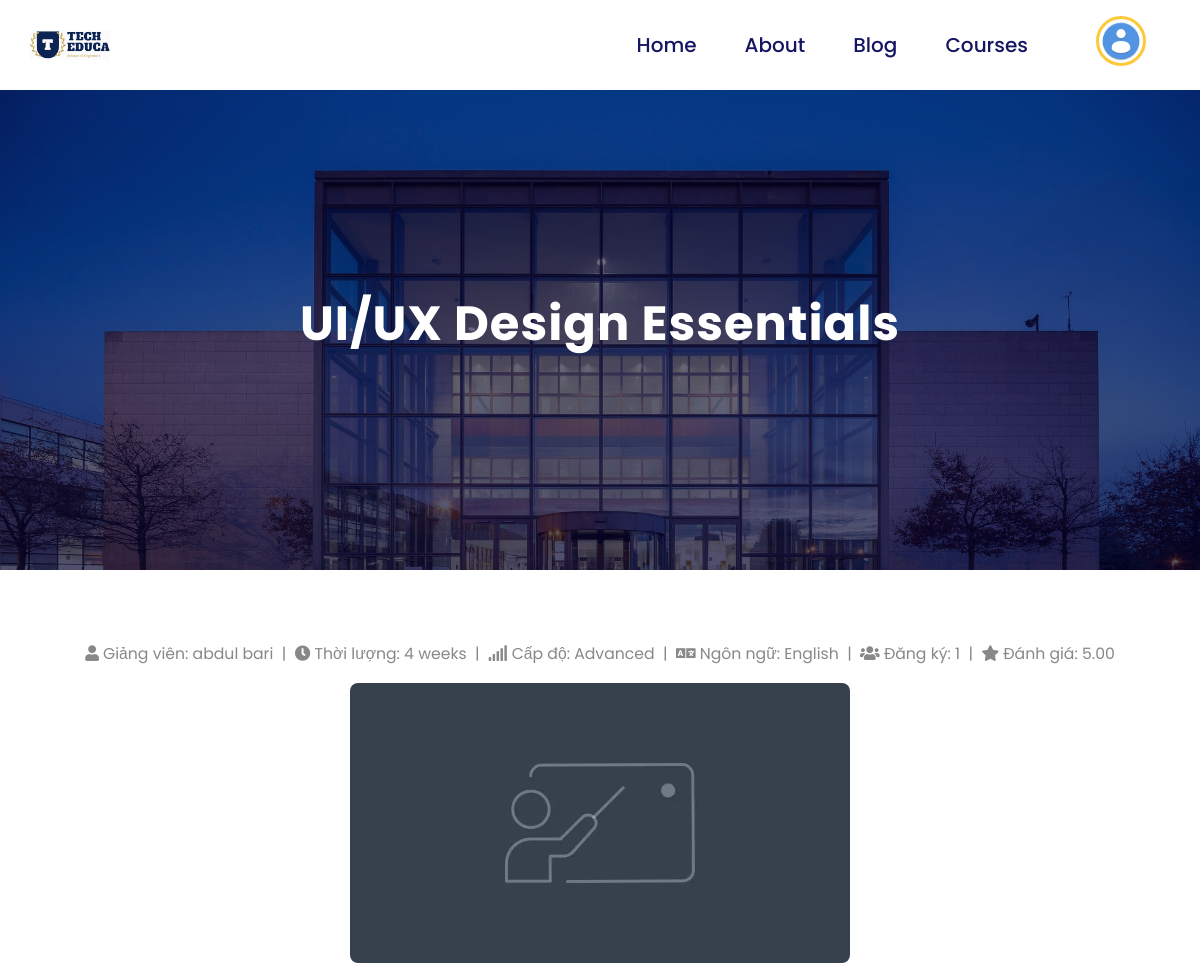
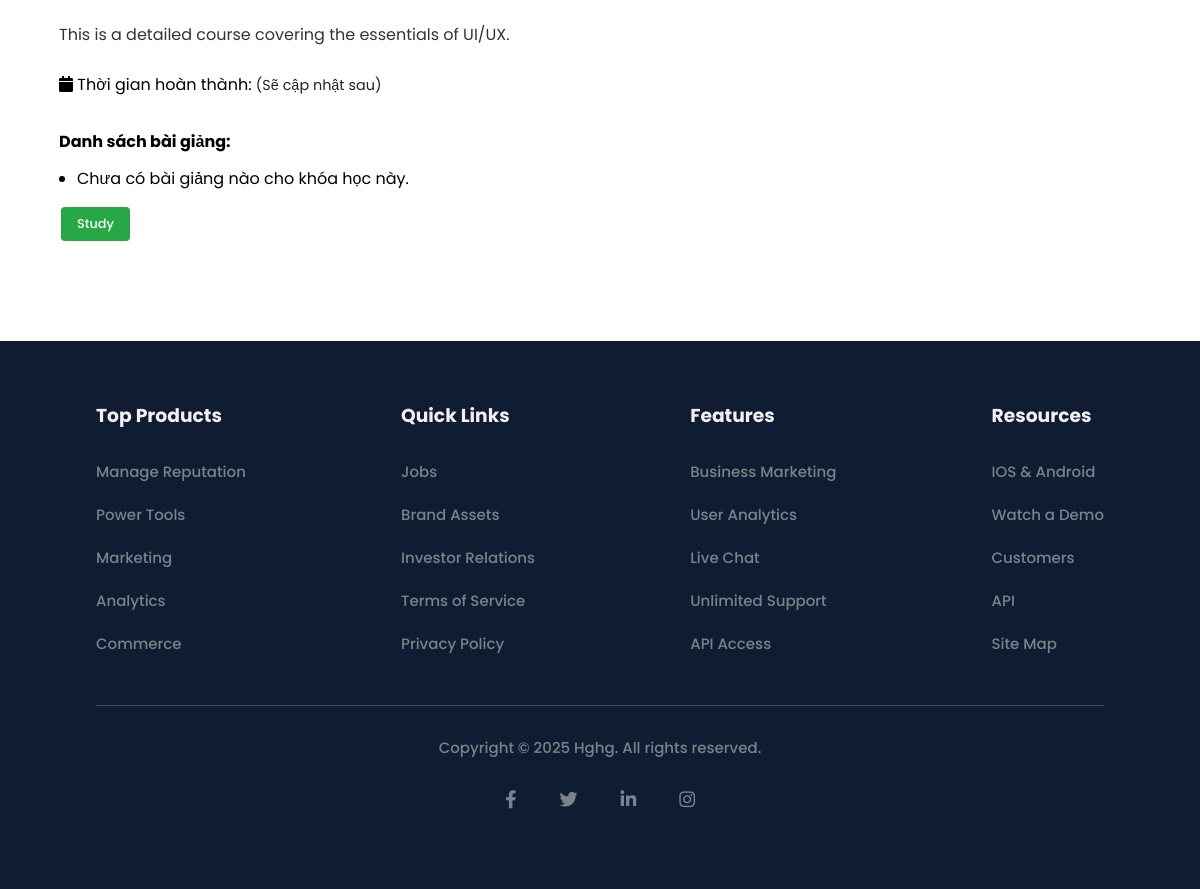
Screenshot of /courses/17/ (signed in) with the database file from the repository (2 pictures, top to bottom).
### app/models.py (models this page shows, shortened)
class Course(models.Model):
    courseID = models.AutoField(primary_key=True)  # Tự động tăng ID cho khóa học
    courseName = models.CharField(max_length=1000) # Tên khóa học
    thumbnail = models.ImageField(upload_to='thumbnails/', default="thumbnails/default-product-card.webp", null=True, blank=True)  # Thumbnail ảnh cho course
    description = models.TextField()  # Mô tả khóa học
    duration = models.CharField(max_length=100)  # Thời gian khóa học
    created_at = models.DateTimeField(auto_now_add=True)  # Ngày giờ khóa học được tạo
    level = models.CharField(max_length=50)  # Cấp độ khóa học (beginner, intermediate, advanced)
    language = models.CharField(max_length=50)  # Ngôn ngữ khóa học
    register_count = models.IntegerField(default=0)  # Số lượng người đăng ký khóa học
    rating = models.DecimalField(max_digits=3, decimal_places=2, default=5)  # Đánh giá khóa học (0-5)
    created_by = models.ForeignKey(
        "app.User",
        on_delete=models.SET_NULL,
        null=True,
        related_name="created_courses"
    )
    categories = models.ManyToManyField("app.CourseCategory", related_name="courses", blank=True)

class User(AbstractUser):
    id = models.AutoField(primary_key=True)  # Tự động tăng ID cho người dùng
    email = models.EmailField(unique=True, max_length=254, blank=True)  # Override email thành unique
    phone = models.CharField(max_length=15, blank=True, null=True)
    avatar = models.ImageField(upload_to='avatars/', blank=True, null=True)
    birthday = models.DateField(null=True, blank=True)
    ROLE_CHOICES = [
        ('student', 'student'),
        ('instructor', 'instructor'),
        ('admin', 'admin'),
    ]
    role = models.CharField(max_length=20, choices=ROLE_CHOICES, default='student')
    self_description = RichTextUploadingField(default="", blank=True, null=True)  # Mô tả bản thân viết bằng Markdown
    enrolled_courses = models.ManyToManyField(
        "app.Course",
        through="app.Enrollment",
        related_name="enrolled_students",
        verbose_name="Course",
        blank=True
    )
    instructors = models.ManyToManyField(
        "app.Course",
        through="app.TeachingAssignment",
        related_name="instructed_courses",
        blank=True
    )

### app/views.py (the view)
# urls.py: path("courses/<int:courseID>/", views.course_inner_view, name="course_detail"),
@login_required
def course_inner_view(request, courseID):
    course = Course.objects.get(courseID=courseID)
    is_enrolled = False
    if request.user.is_authenticated:
        is_enrolled = Enrollment.objects.filter(user=request.user, course=course).exists()
    return render(request, "app/course-inner.html", {
        "course": course,
        "is_enrolled": is_enrolled,
    })

### app/templates/app/course-inner.html (shortened to what this page needs)
{% load static %}
<!DOCTYPE html>
<html lang="en">
<head>
    <link rel="stylesheet" href="{% static 'style.css' %}">
    <link rel="stylesheet" href="https://pro.fontawesome.com/releases/v5.10.0/css/all.css" />
</head>
<body>
    {% include 'app/navigation.html' %}
     <section id="about-home">
        <h1>{{ course.courseName }}</h1>
    </section>
    <section id="course-detail">
        <div class="course-meta">
            <i class="fa fa-user"></i> Giảng viên: {{ course.created_by.get_full_name|default:course.created_by.username }}
            &nbsp;|&nbsp;
            <i class="fa fa-clock"></i> Thời lượng: {{ course.duration }} &nbsp;|&nbsp;
            <i class="fa fa-signal"></i> Cấp độ: {{ course.level }} &nbsp;|&nbsp;
            <i class="fa fa-language"></i> Ngôn ngữ: {{ course.language }} &nbsp;|&nbsp;
            <i class="fa fa-users"></i> Đăng ký: {{ course.register_count }} &nbsp;|&nbsp;
            <i class="fa fa-star"></i> Đánh giá: {{ course.rating }}
        </div>
        {% if course.thumbnail %}
        <img src="{{ course.thumbnail.url }}" alt="{{ course.courseName }}" class="course-thumbnail">
        {% endif %}
        <div class="course-description">
            {{ course.description|linebreaksbr }}
        </div>
        <div class="course-completion-time" style="margin-bottom:24px;">
            <i class="fa fa-calendar"></i> Thời gian hoàn thành: <span style="color:#222;">(Sẽ cập nhật sau)</span>
        </div>
        <div class="course-videos">
            <strong>Danh sách bài giảng:</strong>
            <ul style="padding-left: 18px; margin: 12px 0;">
                {% for video in course.videos.all %}
                    <li style="margin-bottom: 8px;">
                        <span style="font-weight: 500;">{{ video.title }}</span>
                        {% if video.lesson_type == 'theory' %}
                            <span style="color: #007bff;">(Lý thuyết)</span>
                        {% elif video.lesson_type == 'question' %}
                            <span style="color: #fd7e14;">(Câu hỏi)</span>
                        {% endif %}
                    </li>
                {% empty %}
                    <li>Chưa có bài giảng nào cho khóa học này.</li>
                {% endfor %}
            </ul>
        </div>
        <div style="display: flex; gap: 12px; margin-bottom: 24px;">
            {% if user.is_authenticated and course.created_by == user %}
                <a href="{% url 'edit_course' course.courseID %}" class="btn btn-sm" style="background: #ffc107; color: #fff;">Edit</a>
                <form method="post" action="{% url 'delete_course' course.courseID %}" style="display:inline;" onsubmit="return confirm('Are you sure you want to delete this course?');">
                    {% csrf_token %}
                    <button type="submit" class="btn btn-sm" style="background: #dc3545; color: #fff;">Delete</button>
                </form>
                <a href="{% url 'study_course' course.courseID %}" class="btn btn-sm" style="background: #28a745; color: #fff;">Study</a>
            {% elif user.is_authenticated %}
                {% if course in user.enrolled_courses.all %}
                    <a href="{% url 'study_course' course.courseID %}" class="btn btn-sm" style="background: #28a745; color: #fff;">Study</a>
                {% else %}
                    <form method="post" action="{% url 'enroll_course' course.courseID %}" style="display:inline;">
                        {% csrf_token %}
                        <button type="submit" class="btn btn-sm" style="background: #28a745; color: #fff;">Enroll Course</button>
                    </form>
                {% endif %}
            {% endif %}
        </div>
    </section>
    {% include 'app/footer.html' %}
</body>
</html>

### static/style.css (style rules this page uses)
* { margin: 0; padding: 0; box-sizing: border-box; font-family: "Poppins", sans-serif; }
body { font-family: "Poppins", sans-serif; }
h1 { font-size: 2.5rem; font-weight: 700; color: rgb(35, 35, 85); }
span { font-size: 0.9rem; color: #757373; }
.btn { background-color: #FDC93B; color: #fff; border: 2px solid #FDC93B; padding: 1vw 2vw; border-radius: 5px; text-decoration: none; font-size: 1.2rem; font-weight: 500; transition: all 0.3s ease-in-out; }
#about-home { background-image: linear-gradient(rgba(9, 5, 54, 0.5), rgba(5, 4, 46, 0.7)), url("images/back1.jpg"); width: 100%; height: 60vh; display: flex; flex-direction: column; justify-content: center; align-items: center; text-align: center; padding: 5vw 8vw; background-color: #f9f9f9; background-size: cover; }
#about-home h1 { font-size: 3rem; color: #fff; margin-bottom: 1vw; letter-spacing: 1px; }

### app/templates/app/course-inner.html (style rules this page uses)
#course-detail { max-width: 1130px; margin: 40px auto; padding: 32px 24px; }
.course-meta { color: #888; font-size: 0.98em; text-align: center; margin-bottom: 18px; }
.course-thumbnail { display: block; margin: 0 auto 24px auto; max-width: 90vw; max-height: 350px; object-fit: cover; border-radius: 8px; }
.course-description { font-size: 16px; line-height: 1.6; color: #333; margin-bottom: 24px; }
.course-videos { margin-top: 32px; }
.btn { display: inline-block; padding: 10px 20px; margin: 4px 2px; border: none; border-radius: 4px; cursor: pointer; text-align: center; text-decoration: none; font-size: 0.9em; }
.btn-sm { padding: 8px 16px; font-size: 0.8em; }

### rows the page displays
Course: courseName "UI/UX Design Essentials", created_by.get_full_name "abdul bari", duration "4 weeks", level "Advanced", language "English", register_count "1", rating "5.00", thumbnail (placeholder picture), description "This is a detailed course covering the essentials of UI/UX."
